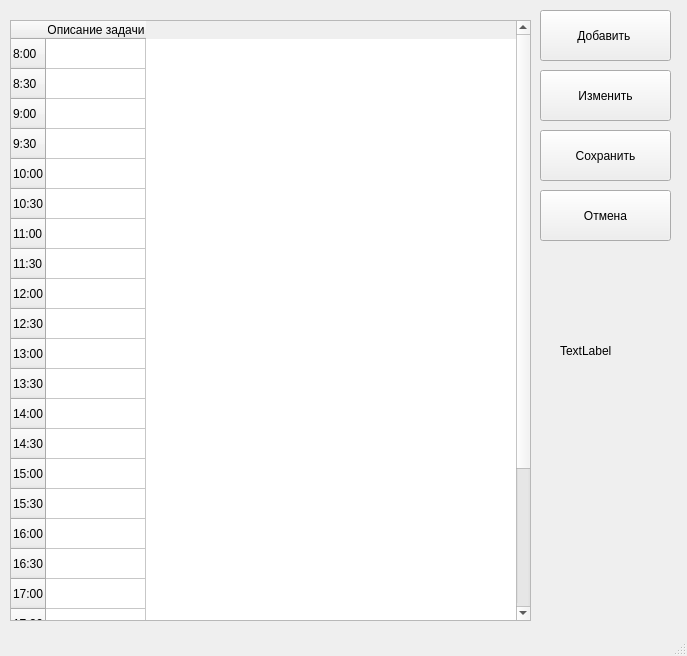
<?xml version="1.0" encoding="UTF-8"?>
<ui version="4.0">
 <class>Day</class>
 <widget class="QMainWindow" name="Day">
  <property name="geometry">
   <rect>
    <x>0</x>
    <y>0</y>
    <width>687</width>
    <height>656</height>
   </rect>
  </property>
  <property name="windowTitle">
   <string>MainWindow</string>
  </property>
  <widget class="QWidget" name="centralwidget">
   <widget class="QTableWidget" name="list_case">
    <property name="geometry">
     <rect>
      <x>10</x>
      <y>20</y>
      <width>521</width>
      <height>601</height>
     </rect>
    </property>
    <row>
     <property name="text">
      <string>8:00</string>
     </property>
    </row>
    <row>
     <property name="text">
      <string>8:30</string>
     </property>
    </row>
    <row>
     <property name="text">
      <string>9:00</string>
     </property>
    </row>
    <row>
     <property name="text">
      <string>9:30</string>
     </property>
    </row>
    <row>
     <property name="text">
      <string>10:00</string>
     </property>
    </row>
    <row>
     <property name="text">
      <string>10:30</string>
     </property>
    </row>
    <row>
     <property name="text">
      <string>11:00</string>
     </property>
    </row>
    <row>
     <property name="text">
      <string>11:30</string>
     </property>
    </row>
    <row>
     <property name="text">
      <string>12:00</string>
     </property>
    </row>
    <row>
     <property name="text">
      <string>12:30</string>
     </property>
    </row>
    <row>
     <property name="text">
      <string>13:00</string>
     </property>
    </row>
    <row>
     <property name="text">
      <string>13:30</string>
     </property>
    </row>
    <row>
     <property name="text">
      <string>14:00</string>
     </property>
    </row>
    <row>
     <property name="text">
      <string>14:30</string>
     </property>
    </row>
    <row>
     <property name="text">
      <string>15:00</string>
     </property>
    </row>
    <row>
     <property name="text">
      <string>15:30</string>
     </property>
    </row>
    <row>
     <property name="text">
      <string>16:00</string>
     </property>
    </row>
    <row>
     <property name="text">
      <string>16:30</string>
     </property>
    </row>
    <row>
     <property name="text">
      <string>17:00</string>
     </property>
    </row>
    <row>
     <property name="text">
      <string>17:30</string>
     </property>
    </row>
    <row>
     <property name="text">
      <string>18:00</string>
     </property>
    </row>
    <row>
     <property name="text">
      <string>18:30</string>
     </property>
    </row>
    <row>
     <property name="text">
      <string>19:00</string>
     </property>
    </row>
    <row>
     <property name="text">
      <string>19:30</string>
     </property>
    </row>
    <row>
     <property name="text">
      <string>20:00</string>
     </property>
    </row>
    <column>
     <property name="text">
      <string>Описание задачи</string>
     </property>
    </column>
   </widget>
   <widget class="QPushButton" name="pushButton">
    <property name="geometry">
     <rect>
      <x>540</x>
      <y>130</y>
      <width>131</width>
      <height>51</height>
     </rect>
    </property>
    <property name="text">
     <string>Сохранить</string>
    </property>
   </widget>
   <widget class="QPushButton" name="pushButton_2">
    <property name="geometry">
     <rect>
      <x>540</x>
      <y>190</y>
      <width>131</width>
      <height>51</height>
     </rect>
    </property>
    <property name="text">
     <string>Отмена</string>
    </property>
   </widget>
   <widget class="QPushButton" name="create">
    <property name="geometry">
     <rect>
      <x>540</x>
      <y>10</y>
      <width>131</width>
      <height>51</height>
     </rect>
    </property>
    <property name="text">
     <string>Добавить </string>
    </property>
   </widget>
   <widget class="QPushButton" name="change">
    <property name="geometry">
     <rect>
      <x>540</x>
      <y>70</y>
      <width>131</width>
      <height>51</height>
     </rect>
    </property>
    <property name="text">
     <string>Изменить</string>
    </property>
   </widget>
   <widget class="QLabel" name="label">
    <property name="geometry">
     <rect>
      <x>560</x>
      <y>320</y>
      <width>91</width>
      <height>61</height>
     </rect>
    </property>
    <property name="text">
     <string>TextLabel</string>
    </property>
   </widget>
  </widget>
  <widget class="QMenuBar" name="menubar">
   <property name="geometry">
    <rect>
     <x>0</x>
     <y>0</y>
     <width>687</width>
     <height>22</height>
    </rect>
   </property>
  </widget>
  <widget class="QStatusBar" name="statusbar"/>
 </widget>
 <resources/>
 <connections/>
</ui>
